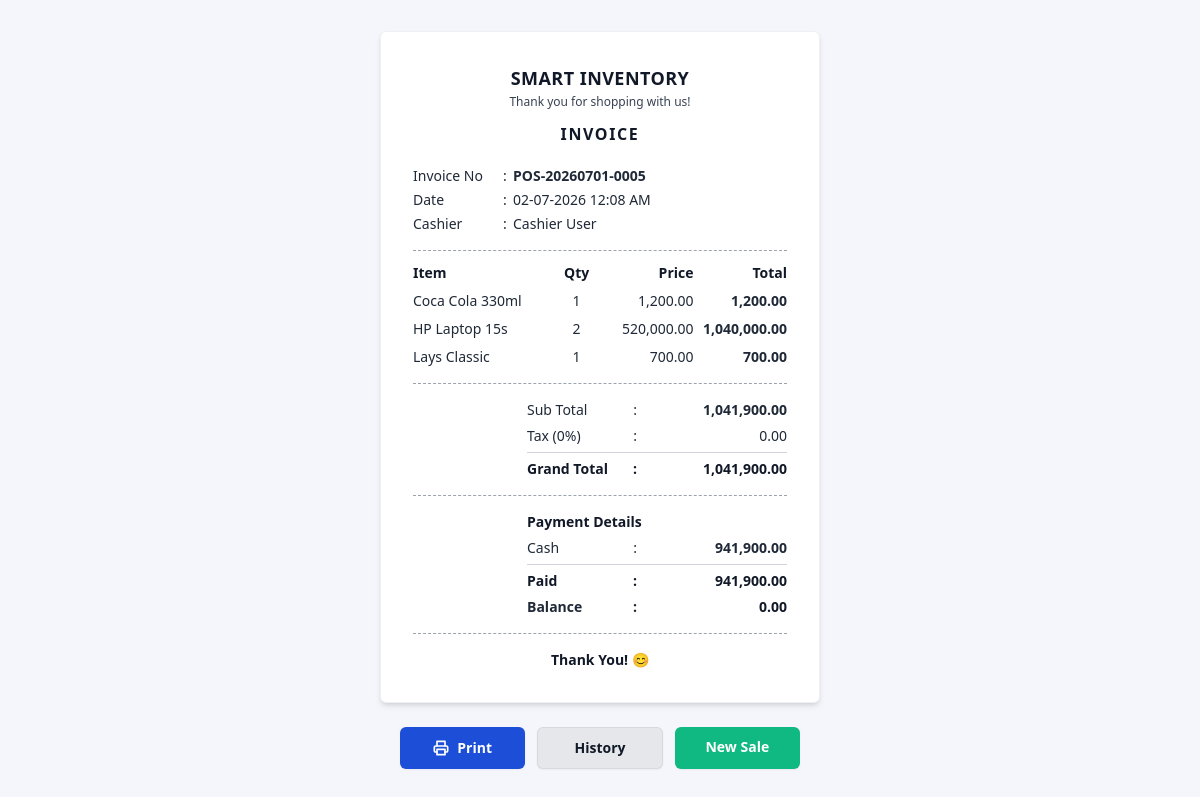
The page /sale/invoice.php?id=5 (signed in) on the database its author committed.
### tables this page shows
CREATE TABLE IF NOT EXISTS sales (
    id INT AUTO_INCREMENT PRIMARY KEY,
    invoice_no VARCHAR(50) NOT NULL,
    user_id INT DEFAULT NULL,
    customer_name VARCHAR(100) DEFAULT 'Walk-in Customer',
    grand_total DECIMAL(10,2) DEFAULT 0.00,
    payment_method ENUM('Cash', 'Card', 'Transfer') DEFAULT 'Cash',
    paid_amount DECIMAL(10,2) DEFAULT 0.00,
    discount DECIMAL(10,2) DEFAULT 0.00,
    sale_date DATETIME DEFAULT CURRENT_TIMESTAMP,
    created_at TIMESTAMP DEFAULT CURRENT_TIMESTAMP,
    FOREIGN KEY (user_id) REFERENCES users(id) ON DELETE SET NULL
);

CREATE TABLE IF NOT EXISTS users (
    id INT AUTO_INCREMENT PRIMARY KEY,
    name VARCHAR(100) NOT NULL,
    username VARCHAR(50) NOT NULL UNIQUE,
    email VARCHAR(100) UNIQUE,
    password VARCHAR(255) NOT NULL,
    role ENUM('admin', 'staff', 'cashier') DEFAULT 'staff',
    status ENUM('Active', 'Inactive') DEFAULT 'Active',
    created_at TIMESTAMP DEFAULT CURRENT_TIMESTAMP
);

CREATE TABLE IF NOT EXISTS sale_details (
    id INT AUTO_INCREMENT PRIMARY KEY,
    sale_id INT NOT NULL,
    product_id INT NOT NULL,
    quantity INT DEFAULT 0,
    purchase_price DECIMAL(10,2) DEFAULT 0.00,
    selling_price DECIMAL(10,2) DEFAULT 0.00,
    subtotal DECIMAL(10,2) DEFAULT 0.00,
    FOREIGN KEY (sale_id) REFERENCES sales(id) ON DELETE CASCADE,
    FOREIGN KEY (product_id) REFERENCES products(id) ON DELETE CASCADE
);

CREATE TABLE IF NOT EXISTS products (
    id INT AUTO_INCREMENT PRIMARY KEY,
    category_id INT NOT NULL,
    supplier_id INT DEFAULT NULL,
    product_name VARCHAR(150) NOT NULL,
    sku VARCHAR(100) UNIQUE,
    barcode VARCHAR(100) DEFAULT NULL,
    brand VARCHAR(100) DEFAULT NULL,
    purchase_price DECIMAL(10,2) DEFAULT 0.00,
    selling_price DECIMAL(10,2) DEFAULT 0.00,
    quantity INT DEFAULT 0,
    minimum_stock INT DEFAULT 5,
    unit VARCHAR(50) DEFAULT 'pcs',
    image VARCHAR(255) DEFAULT NULL,
    description TEXT DEFAULT NULL,
    status ENUM('Active', 'Inactive') DEFAULT 'Active',
    created_at TIMESTAMP DEFAULT CURRENT_TIMESTAMP,
    FOREIGN KEY (category_id) REFERENCES categories(id) ON DELETE CASCADE,
    FOREIGN KEY (supplier_id) REFERENCES suppliers(id) ON DELETE SET NULL
);

### sale/invoice.php (the view, shortened to what this page needs)
<?php
include "../config/database.php";
$sale_id = (int)($_GET['id'] ?? 0);
$sale = mysqli_fetch_assoc(mysqli_query($conn, "
    SELECT s.*, u.name AS cashier
    FROM sales s
    LEFT JOIN users u ON s.user_id = u.id
    WHERE s.id='$sale_id'
"));
$items = mysqli_query($conn, "
    SELECT sd.*, p.product_name
    FROM sale_details sd
    LEFT JOIN products p ON sd.product_id = p.id
    WHERE sd.sale_id='$sale_id'
");
$subtotal = 0;
$item_rows = [];
while ($row = mysqli_fetch_assoc($items)) {
    $subtotal += $row['subtotal'];
    $item_rows[] = $row;
}
$payments = mysqli_query($conn, "
    SELECT * FROM payments
    WHERE sale_id='$sale_id'
    ORDER BY FIELD(payment_method, 'Cash', 'Card', 'Transfer')
");
$payment_details = [];
$total_paid = 0;
if (mysqli_num_rows($payments) > 0) {
    while ($p = mysqli_fetch_assoc($payments)) {
        $payment_details[] = $p;
        $total_paid += $p['amount'];
    }
} else {
    $total_paid = floatval($sale['paid_amount'] ?? $sale['grand_total']);
    if ($sale['payment_method']) {
        $payment_details[] = [
            'payment_method' => $sale['payment_method'],
            'amount' => $total_paid
        ];
    }
}
$tax = 0;
$grand_total = $subtotal;
$change = max(0, $total_paid - $grand_total);
?>
<!DOCTYPE html>
<html lang="en">
<head>
    <script src="https://cdn.tailwindcss.com"></script>
</head>
<body class="bg-[#f4f6fc] min-h-screen flex items-center justify-center p-6 font-sans">
    <div class="w-full max-w-[440px] flex flex-col items-center">
        <div id="invoice-area" class="bg-white w-full rounded-md shadow-md border border-gray-200/60 p-6 md:p-8 mb-6">
            <div class="text-center mb-5">
                <h1 class="text-lg font-bold text-gray-900 uppercase tracking-wide">Smart Inventory</h1>
                <p class="text-xs text-gray-700 font-medium mt-0.5">Thank you for shopping with us!</p>
                <h2 class="text-base font-bold text-gray-900 uppercase tracking-widest mt-3">Invoice</h2>
            </div>
            <div class="text-sm font-medium text-gray-800 space-y-1 mb-4">
                <div class="grid grid-cols-[90px_10px_1fr]">
                    <span>Invoice No</span><span>:</span><span class="font-semibold"><?= htmlspecialchars($sale['invoice_no']) ?></span>
                </div>
                <div class="grid grid-cols-[90px_10px_1fr]">
                    <span>Date</span><span>:</span><span><?= date('d-m-Y h:i A', strtotime($sale['sale_date'])) ?></span>
                </div>
                <div class="grid grid-cols-[90px_10px_1fr]">
                    <span>Cashier</span><span>:</span><span><?= htmlspecialchars($sale['cashier'] ?? 'Admin') ?></span>
                </div>
            </div>
            <div class="border-t border-dashed border-gray-400 my-3"></div>
            <div class="text-sm text-gray-800 font-medium space-y-2">
                <div class="grid grid-cols-[1.5fr_0.5fr_1fr_1fr] text-gray-900 font-bold">
                    <span>Item</span>
                    <span class="text-center">Qty</span>
                    <span class="text-right">Price</span>
                    <span class="text-right">Total</span>
                </div>
                <?php foreach ($item_rows as $item) { ?>
                <div class="grid grid-cols-[1.5fr_0.5fr_1fr_1fr]">
                    <span><?= htmlspecialchars($item['product_name']) ?></span>
                    <span class="text-center"><?= (int)$item['quantity'] ?></span>
                    <span class="text-right"><?= number_format($item['selling_price'], 2) ?></span>
                    <span class="text-right font-semibold"><?= number_format($item['subtotal'], 2) ?></span>
                </div>
                <?php } ?>
            </div>
            <div class="border-t border-dashed border-gray-400 my-4"></div>
            <div class="text-sm font-medium text-gray-800 space-y-1.5 ml-auto max-w-[260px]">
                <div class="grid grid-cols-[100px_10px_1fr] text-right">
                    <span class="text-left">Sub Total</span><span>:</span><span class="font-semibold"><?= number_format($subtotal, 2) ?></span>
                </div>
                <div class="grid grid-cols-[100px_10px_1fr] text-right">
                    <span class="text-left">Tax (0%)</span><span>:</span><span><?= number_format($tax, 2) ?></span>
                </div>
                <div class="border-t border-gray-300 my-1.5 col-span-3"></div>
                <div class="grid grid-cols-[100px_10px_1fr] text-right text-gray-900 font-bold">
                    <span class="text-left">Grand Total</span><span>:</span><span><?= number_format($grand_total, 2) ?></span>
                </div>
            </div>
            <?php if (count($payment_details) > 0): ?>
            <div class="border-t border-dashed border-gray-400 my-4"></div>
            <div class="text-sm font-medium text-gray-800 space-y-1.5 ml-auto max-w-[260px]">
                <p class="font-bold text-gray-900 mb-1">Payment Details</p>
                <?php foreach ($payment_details as $pmt): ?>
                <div class="grid grid-cols-[100px_10px_1fr] text-right">
                    <span class="text-left"><?= htmlspecialchars($pmt['payment_method']) ?></span><span>:</span><span class="font-semibold"><?= number_format($pmt['amount'], 2) ?></span>
                </div>
                <?php endforeach; ?>
                <div class="border-t border-gray-300 my-1.5 col-span-3"></div>
                <div class="grid grid-cols-[100px_10px_1fr] text-right font-bold text-gray-900">
                    <span class="text-left">Paid</span><span>:</span><span><?= number_format($total_paid, 2) ?></span>
                </div>
                <div class="grid grid-cols-[100px_10px_1fr] text-right font-bold">
                    <span class="text-left">Balance</span><span>:</span><span class="<?= $change > 0 ? 'text-green-600' : 'text-gray-900' ?>"><?= number_format($change, 2) ?></span>
                </div>
            </div>
            <?php endif; ?>
            <div class="border-t border-dashed border-gray-400 my-4"></div>
            <div class="text-center text-sm font-semibold text-gray-900 flex items-center justify-center gap-1">
                <span>Thank You!</span>
                <span class="text-amber-500 font-normal">😊</span>
            </div>
        </div>
        <div class="grid grid-cols-3 gap-3 w-[400px] no-print">
            <button type="button" onclick="window.print()"
                class="bg-[#1d4ed8] text-white text-sm font-semibold py-2.5 px-4 rounded-md shadow-sm flex items-center justify-center gap-2 hover:opacity-95 active:scale-[0.98] transition-all">
                Print
            </button>
            <a href="history.php"
                class="bg-[#e5e7eb] border border-gray-300/70 text-gray-900 text-sm font-semibold py-2.5 px-4 rounded-md shadow-sm text-center hover:bg-gray-200 active:scale-[0.98] transition-all block">
                History
            </a>
            <a href="pos.php"
                class="bg-[#10b981] text-white text-sm font-semibold py-2.5 px-4 rounded-md shadow-sm text-center hover:bg-[#059669] active:scale-[0.98] transition-all block">
                New Sale
            </a>
        </div>
    </div>
</body>
</html>

### rows shown on the page
sales: invoice_no "POS-20260701-0005", sale_date "02-07-2026 12:08 AM", user.name "Cashier User", paid_amount "941,900.00", paid_amount "0.00"
sale_details: product.product_name "Coca Cola 330ml", quantity "1", selling_price "1,200.00", subtotal "1,200.00"
sale_details: product.product_name "HP Laptop 15s", quantity "2", selling_price "520,000.00", subtotal "1,040,000.00"
sale_details: product.product_name "Lays Classic", quantity "1", selling_price "700.00", subtotal "700.00"

### other values the page prints
$subtotal "1,041,900.00"
$tax "0.00"
$grand_total "1,041,900.00"
$pmt['payment_method'] "Cash"
$pmt['amount'] "941,900.00"
